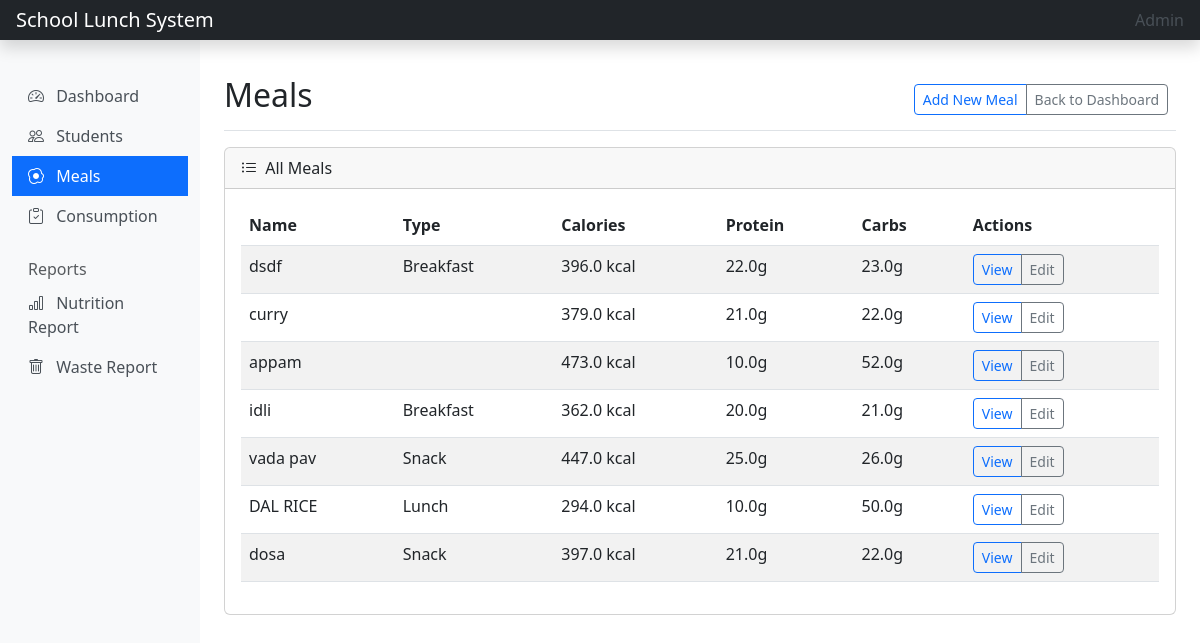
Page /meals/meals/ on the committed database.
### meals/models.py (models this page shows, shortened)
class Meal(models.Model):
    MEAL_TYPES = [
        ('breakfast', 'Breakfast'),
        ('lunch', 'Lunch'),
        ('snack', 'Snack')
    ]
    name = models.CharField(max_length=100)
    description = models.TextField(blank=True, null=True)
    meal_type = models.CharField(max_length=20, choices=MEAL_TYPES)
    serving_date = models.DateField()
    calories = models.IntegerField()
    protein = models.FloatField(help_text='Protein content in grams')
    carbohydrates = models.FloatField(help_text='Carbohydrates content in grams')
    fats = models.FloatField(help_text='Fats content in grams')
    created_at = models.DateTimeField(auto_now_add=True)

### meals/views.py (the view, shortened to what this page needs)
# urls.py: path('meals/', views.MealListView.as_view(), name='meal-list'),
class MealListView(ListView):
    model = Meal
    template_name = 'meals/meal_list.html'
    context_object_name = 'meal_list'
    def get_context_data(self, **kwargs):
        context = super().get_context_data(**kwargs)
        context['search_form'] = MealSearchForm(self.request.GET or None)
        for meal in context['meal_list']:
            meal.calories = 4 * (meal.protein + meal.carbohydrates) + 9 * meal.fats
        return context
    def get_queryset(self):
        queryset = super().get_queryset()
        form = MealSearchForm(self.request.GET or None)
        return queryset.order_by('-serving_date')

### meals/templates/meals/meal_list.html (shortened to what this page needs)
{% extends 'meals/base.html' %}
{% load meal_extras %}
{% block content %}
<div class="d-flex justify-content-between flex-wrap flex-md-nowrap align-items-center pt-3 pb-2 mb-3 border-bottom">
    <h1 class="h2">Meals</h1>
    <div class="btn-toolbar mb-2 mb-md-0">
        <div class="btn-group me-2">
            <a href="{% url 'meal-create' %}" class="btn btn-sm btn-outline-primary">Add New Meal</a>
            <a href="{% url 'dashboard' %}" class="btn btn-sm btn-outline-secondary">Back to Dashboard</a>
        </div>
    </div>
</div>
<div class="card">
    <div class="card-header">
        <i class="bi bi-list-ul me-1"></i> All Meals
    </div>
    <div class="card-body">
        {% if meal_list %}
        <div class="table-responsive">
            <table class="table table-striped table-hover">
                <thead>
                    <tr>
                        <th>Name</th>
                        <th>Type</th>
                        <th>Calories</th>
                        <th>Protein</th>
                        <th>Carbs</th>
                        <th>Actions</th>
                    </tr>
                </thead>
                <tbody>
                    {% for meal in meal_list %}
                    <tr>
                        <td>{{ meal.name }}</td>
                        <td>{{ meal.get_meal_type_display }}</td>
                        <td>{{ meal.calories }} kcal</td>
                        <td>{{ meal.protein }}g</td>
                        <td>{{ meal.carbohydrates }}g</td>
                        <td>
                            <div class="btn-group btn-group-sm">
                                <a href="{% url 'meal-detail' meal.id %}" class="btn btn-outline-primary">View</a>
                                <a href="{% url 'meal-update' meal.id %}" class="btn btn-outline-secondary">Edit</a>
                            </div>
                        </td>
                    </tr>
                    {% endfor %}
                </tbody>
            </table>
        </div>
        {% else %}
        <p class="text-muted mb-0">No meals have been added yet.</p>
        {% endif %}
    </div>
</div>
{% endblock %}

### meals/templates/meals/base.html (shortened to what this page needs)
<!DOCTYPE html>
<html lang="en">
<head>
    <link href="https://cdn.jsdelivr.net/npm/bootstrap@5.3.0-alpha1/dist/css/bootstrap.min.css" rel="stylesheet">
    <link rel="stylesheet" href="https://cdn.jsdelivr.net/npm/bootstrap-icons@1.10.3/font/bootstrap-icons.css">
</head>
<body>
    <header class="navbar navbar-dark sticky-top bg-dark flex-md-nowrap p-0 shadow">
        <a class="navbar-brand col-md-3 col-lg-2 me-0 px-3" href="{% url 'dashboard' %}">School Lunch System</a>
        <div class="navbar-nav">
            <div class="nav-item text-nowrap">
                <a class="nav-link px-3" href="{% url 'admin:index' %}">Admin</a>
            </div>
        </div>
    </header>
    <div class="container-fluid">
        <div class="row">
            <nav id="sidebarMenu" class="col-md-3 col-lg-2 d-md-block sidebar collapse">
                <div class="position-sticky pt-3">
                    <ul class="nav flex-column">
                        <li class="nav-item">
                            <a class="nav-link {% if request.path == '/meals/' %}active{% endif %}" href="{% url 'dashboard' %}">
                                <i class="bi bi-speedometer2 me-2"></i> Dashboard
                            </a>
                        </li>
                        <li class="nav-item">
                            <a class="nav-link {% if '/students/' in request.path %}active{% endif %}" href="{% url 'student-list' %}">
                                <i class="bi bi-people me-2"></i> Students
                            </a>
                        </li>
                        <li class="nav-item">
                            <a class="nav-link {% if '/meals/meal' in request.path %}active{% endif %}" href="{% url 'meal-list' %}">
                                <i class="bi bi-egg-fried me-2"></i> Meals
                            </a>
                        </li>
                        <li class="nav-item">
                            <a class="nav-link {% if '/consumptions/' in request.path %}active{% endif %}" href="{% url 'consumption-list' %}">
                                <i class="bi bi-clipboard-check me-2"></i> Consumption
                            </a>
                        </li>
                    </ul>
                    <h6 class="sidebar-heading d-flex justify-content-between align-items-center px-3 mt-4 mb-1 text-muted">
                        <span>Reports</span>
                    </h6>
                    <ul class="nav flex-column mb-2">
                        <li class="nav-item">
                            <a class="nav-link {% if '/reports/nutrition/' in request.path %}active{% endif %}" href="{% url 'nutrition-report' %}">
                                <i class="bi bi-bar-chart me-2"></i> Nutrition Report
                            </a>
                        </li>
                        <li class="nav-item">
                            <a class="nav-link {% if '/reports/waste/' in request.path %}active{% endif %}" href="{% url 'waste-report' %}">
                                <i class="bi bi-trash me-2"></i> Waste Report
                            </a>
                        </li>
                    </ul>
                </div>
            </nav>
            <main class="col-md-9 ms-sm-auto col-lg-10 px-md-4 main-content">
                {% block content %}{% endblock %}
            </main>
        </div>
    </div>
</body>
</html>

### meals/templates/meals/base.html (style rules this page uses)
.sidebar { min-height: calc(100vh - 56px); background-color: #f8f9fa; padding-top: 20px; }
.nav-link { color: #495057; }
.nav-link.active { background-color: #0d6efd; color: white; }
.main-content { padding: 20px; }

### rows in the picture
Meal: name "dsdf", meal_type "Breakfast", calories "396.0", protein "22.0", carbohydrates "23.0"
Meal: name "curry", calories "379.0", protein "21.0", carbohydrates "22.0"
Meal: name "appam", calories "473.0", protein "10.0", carbohydrates "52.0"
Meal: name "idli", meal_type "Breakfast", calories "362.0", protein "20.0", carbohydrates "21.0"
Meal: name "vada pav", meal_type "Snack", calories "447.0", protein "25.0", carbohydrates "26.0"
Meal: name "DAL RICE", meal_type "Lunch", calories "294.0", protein "10.0", carbohydrates "50.0"
Meal: name "dosa", meal_type "Snack", calories "397.0", protein "21.0", carbohydrates "22.0"
